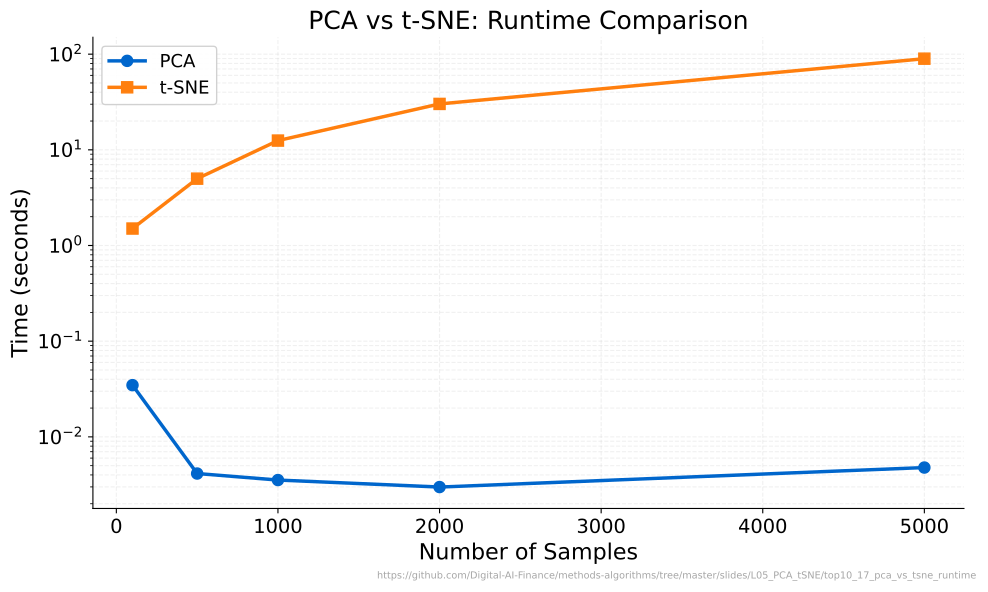

This figure's Python source:
"""PCA vs t-SNE Runtime Comparison - Wall-clock time at different sample sizes."""
import matplotlib.pyplot as plt
import numpy as np
import time
from pathlib import Path
from sklearn.decomposition import PCA
from sklearn.manifold import TSNE
from sklearn.datasets import make_blobs
import sys
sys.path.insert(0, str(Path(__file__).resolve().parents[3] / 'templates'))
from chart_style import apply_style, COLORS, MLPURPLE, MLBLUE, MLORANGE, MLGREEN, MLRED, MLLAVENDER
apply_style()

CHART_METADATA = {
    "title": "PCA vs t-SNE: Runtime Comparison",
    "description": "Log-scale time comparison across sample sizes",
    "url": "https://github.com/Digital-AI-Finance/methods-algorithms/tree/master/slides/L05_PCA_tSNE/top10_17_pca_vs_tsne_runtime"
}


sample_sizes = [100, 500, 1000, 2000, 5000]
pca_times = []
tsne_times = []

X_full, _ = make_blobs(n_samples=5000, n_features=50, centers=5, random_state=42)

for n in sample_sizes:
    X = X_full[:n]

    start = time.time()
    PCA(n_components=2, random_state=42).fit_transform(X)
    pca_times.append(time.time() - start)

    start = time.time()
    TSNE(n_components=2, perplexity=min(30, n // 4), random_state=42,
         learning_rate='auto').fit_transform(X)
    tsne_times.append(time.time() - start)

fig, ax = plt.subplots()
ax.plot(sample_sizes, pca_times, 'o-', color=MLBLUE, linewidth=2.5, markersize=8, label='PCA')
ax.plot(sample_sizes, tsne_times, 's-', color=MLORANGE, linewidth=2.5, markersize=8, label='t-SNE')

ax.set_xlabel('Number of Samples')
ax.set_ylabel('Time (seconds)')
ax.set_title('PCA vs t-SNE: Runtime Comparison')
ax.set_yscale('log')
ax.legend(loc='upper left', framealpha=0.9, fontsize=13)
ax.grid(True, alpha=0.3, which='both')

plt.figtext(0.99, 0.01, CHART_METADATA['url'],
            fontsize=7, color='gray', ha='right', va='bottom', alpha=0.7)
plt.tight_layout()
plt.savefig(Path(__file__).parent / 'chart.pdf', dpi=300, bbox_inches='tight', facecolor='white')
plt.close()
print("Chart saved: top10_17_pca_vs_tsne_runtime/chart.pdf")
